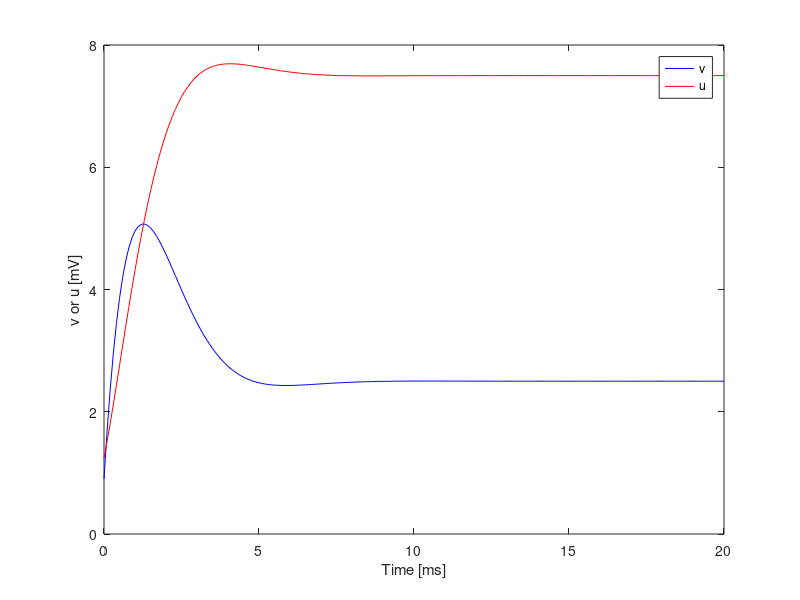
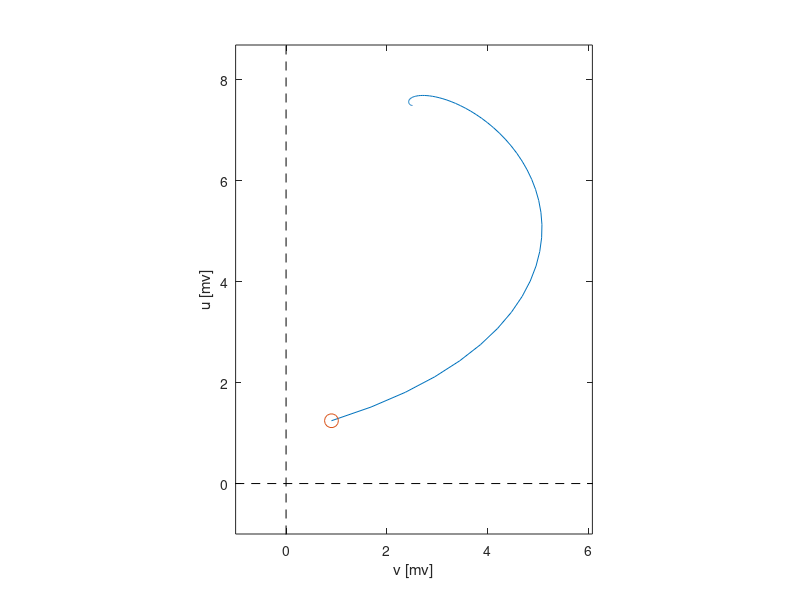

Reproduce these figures in MATLAB, in order. (Note: this script raises an error after producing the figures.)
%% Introduction to Neuro-Engineering (2021, Spring)
%% Homework #1: Understanding an Attractor
%% written by Cheol E. Han
clear; close all;

%% parameters of the model
dt=0.1;       % integration time step [ms]
T=20;         % total simulation time [ms]
tau_v=1;      % time constant [ms]
tau_u=2;      % time constant [ms]

%% simulation
% intial setups
t_step=0;
t_rec=zeros(T/dt+1,1);
v_rec=zeros(T/dt+1,1);
u_rec=zeros(T/dt+1,1);
% initial condition
v=0;
u=1;
% Euler's method
for t=0:dt:T
    t_step=t_step+1;
    v=v-((v-10)+u)*dt/tau_v;
    u=u-((u-5)-v)*dt/tau_u;
    t_rec(t_step)=t;
    v_rec(t_step)=v;
    u_rec(t_step)=u;
end

%% Plotting results
figure(1);clf
plot(t_rec,v_rec,'b'); hold on;
plot(t_rec,u_rec,'r');
xlabel('Time [ms]'); ylabel('v or u [mV]')
legend('v','u')

figure(2);clf
plot(v_rec, u_rec); hold on;
axis equal; axis tight
axis([min([v_rec;0]-1), max([v_rec;0]+1),min([u_rec;0])-1, max([u_rec;0]+1)]);
plot([-100, 100],[0,0],'k--');
plot([0,0],[-100, 100],'k--');
xlabel('v [mv]');ylabel('u [mv]')

t_step=0;
h=plot(v_rec(1), u_rec(1),'o','MarkerSize',10);
for t=1:dt:T
    t_step=t_step+1;
    h.XData=v_rec(t_step);
    h.YData=u_rec(t_step);
    pause(0.1)
end
    
